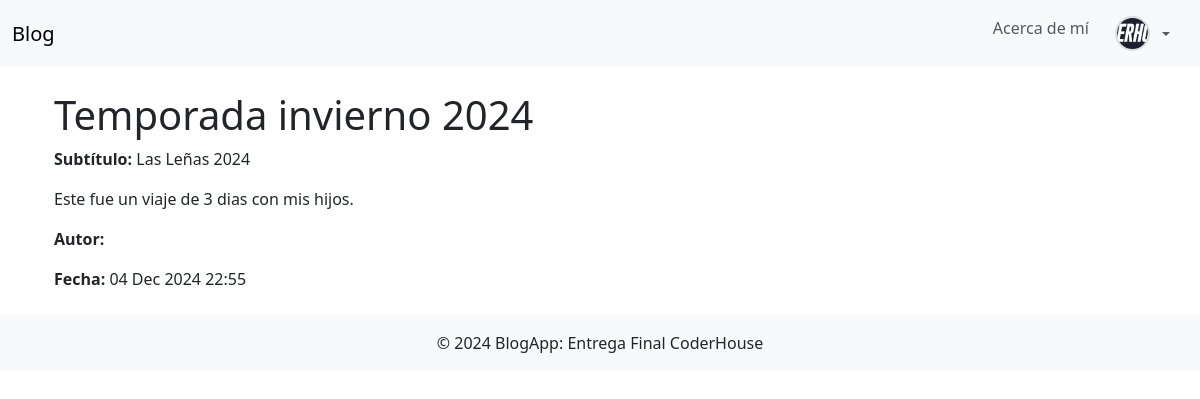
Screenshot of /blog/1/ (signed in) with the database file from the repository.
### accounts/models.py (models this page shows, shortened)
class Profile(models.Model):
    user = models.OneToOneField(User, on_delete=models.CASCADE)
    description = models.TextField(blank=True, null=True)
    image = models.ImageField(
        upload_to='profile_images/', blank=True, null=True)

### blogapp/models.py (models this page shows, shortened)
class Blog(models.Model):
    title = models.CharField(max_length=100)
    subtitle = models.CharField(max_length=200)
    body = models.TextField()
    image = models.ImageField(upload_to='blog_images/')
    created_at = models.DateTimeField(auto_now_add=True)
    updated_at = models.DateTimeField(auto_now=True)

### blogapp/views.py (the view)
# urls.py: path('blog/<int:blog_id>/', views.blog_detail,
def blog_detail(request, blog_id):
    blog = get_object_or_404(Blog, id=blog_id)
    return render(request, 'blogapp/blog_detail.html', {'blog': blog})

### blogapp/templates/blogapp/blog_detail.html (shortened to what this page needs)
{% extends 'blogapp/base.html' %}
{% block content %}
<div class="container mt-4">
    <h1>{{ blog.title }}</h1>
    <p><strong>Subtítulo:</strong> {{ blog.subtitle }}</p>
    <p>{{ blog.body }}</p>
    <p><strong>Autor:</strong> {{ blog.author }}</p>
    <p><strong>Fecha:</strong> {{ blog.created_at|date:"d M Y H:i" }}</p>
</div>
{% endblock %}

### blogapp/templates/blogapp/base.html (shortened to what this page needs)
<!DOCTYPE html>
<html lang="en">
<head>
    <link href="https://cdn.jsdelivr.net/npm/bootstrap@5.3.0/dist/css/bootstrap.min.css" rel="stylesheet">
    {% load static %}
    <link rel="stylesheet" href="{% static 'css/style.css' %}">
</head>
<body>
    <nav class="navbar navbar-expand-lg navbar-light bg-light">
        <div class="container-fluid">
            <a class="navbar-brand" href="{% url 'home' %}">Blog</a>
            <div class="collapse navbar-collapse" id="navbarNav">
                <ul class="navbar-nav ms-auto">
                    <li class="nav-item">
                        <a class="nav-link" href="{% url 'about' %}">Acerca de mí</a>
                    </li>
                    {% if user.is_authenticated %}
                    <li class="nav-item dropdown">
                        <a class="nav-link dropdown-toggle d-flex align-items-center" href="#" id="navbarDropdown"
                            role="button" data-bs-toggle="dropdown" aria-expanded="false">
                            {% if user.profile.image %}
                            <img src="{{ user.profile.image.url }}" alt="Foto de perfil" class="rounded-circle me-2"
                                style="width: 35px; height: 35px; object-fit: cover;">
                            {% else %}
                            <span class="me-2">{{ user.username }}</span>
                            {% endif %}
                        </a>
                    </li>
                    {% endif %}
                </ul>
            </div>
        </div>
    </nav>
    <div class="container mt-4">
        {% block content %}{% endblock %}
    </div>
    <footer class="bg-light text-center text-lg-start mt-4">
        <div class="text-center p-3">
            © 2024 BlogApp: Entrega Final CoderHouse
        </div>
    </footer>
</body>
</html>

### static/css/style.css (style rules this page uses)
.navbar img { object-fit: cover; border: 2px solid #ddd; transition: transform 0.2s ease; }
.navbar .nav-link { margin-right: 10px; }

### rows the page displays
Blog: title "Temporada invierno 2024", subtitle "Las Leñas 2024", body "Este fue un viaje de 3 dias con mis hijos.", created_at "04 Dec 2024 22:55"
